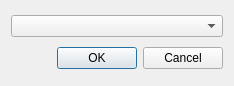
<?xml version="1.0" encoding="UTF-8"?>
<ui version="4.0">
 <class>SelectVoiceDialog</class>
 <widget class="QDialog" name="SelectVoiceDialog">
  <property name="geometry">
   <rect>
    <x>0</x>
    <y>0</y>
    <width>234</width>
    <height>86</height>
   </rect>
  </property>
  <property name="windowTitle">
   <string>Select voice</string>
  </property>
  <layout class="QGridLayout" name="gridLayout">
   <item row="0" column="0">
    <widget class="QComboBox" name="comboBox"/>
   </item>
   <item row="1" column="0">
    <widget class="QDialogButtonBox" name="buttonBox">
     <property name="orientation">
      <enum>Qt::Horizontal</enum>
     </property>
     <property name="standardButtons">
      <set>QDialogButtonBox::Cancel|QDialogButtonBox::Ok</set>
     </property>
    </widget>
   </item>
  </layout>
 </widget>
 <resources/>
 <connections>
  <connection>
   <sender>buttonBox</sender>
   <signal>accepted()</signal>
   <receiver>SelectVoiceDialog</receiver>
   <slot>accept()</slot>
   <hints>
    <hint type="sourcelabel">
     <x>248</x>
     <y>254</y>
    </hint>
    <hint type="destinationlabel">
     <x>157</x>
     <y>274</y>
    </hint>
   </hints>
  </connection>
  <connection>
   <sender>buttonBox</sender>
   <signal>rejected()</signal>
   <receiver>SelectVoiceDialog</receiver>
   <slot>reject()</slot>
   <hints>
    <hint type="sourcelabel">
     <x>316</x>
     <y>260</y>
    </hint>
    <hint type="destinationlabel">
     <x>286</x>
     <y>274</y>
    </hint>
   </hints>
  </connection>
 </connections>
</ui>
